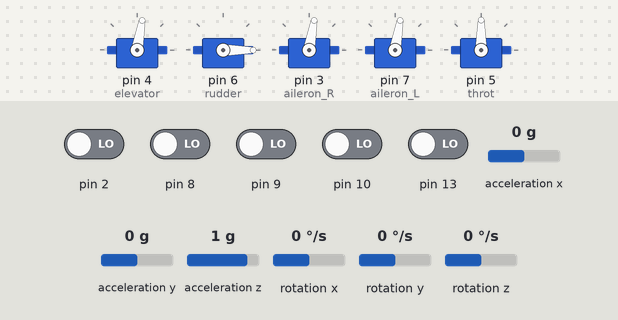
Bench run of a sketch on a simulated Arduino Uno, built with avr-gcc and run on an emulated ATmega328P. Shown: 5 × servo. The test bench sets the inputs (shaded band); at power-on: pin 2, pin 8–10, pin 13 LOW, acceleration x 0 g, acceleration y 0 g, acceleration z 1 g, rotation x 0 °/s, rotation y 0 °/s, rotation z 0 °/s. The sensor or clock chip raises its interrupt line as the real part does.

Above: at 6.7 s.
6.8 s: acceleration x set to -1.4 g
At 7.02 s:
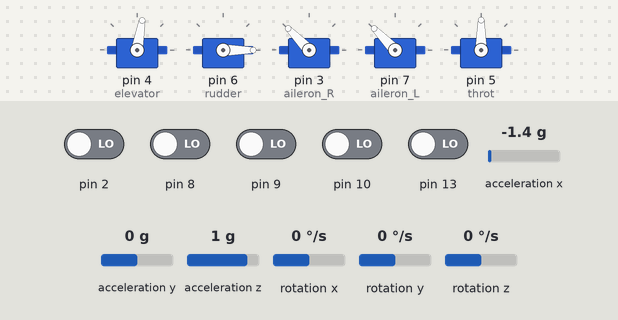
9.8 s: acceleration y set to -1.4 g
At 12.6 s:
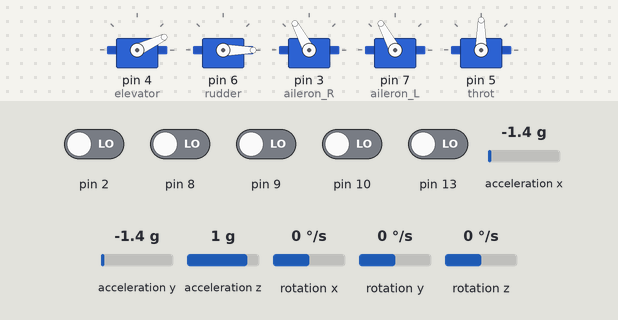
12.8 s: acceleration z set to -1.4 g
At 13.2 s:
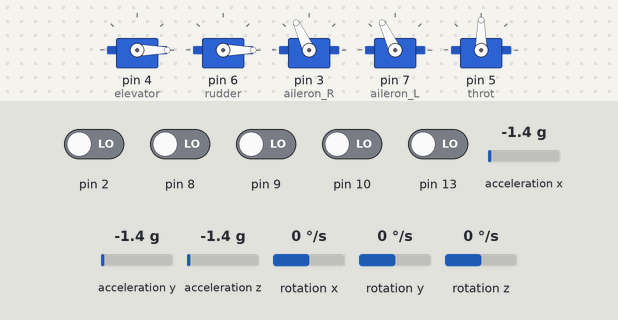
15.8 s: pin 8 driven HIGH
18.8 s: pin 9 driven HIGH
21.8 s: acceleration x set to 0 g
At 22.9 s:
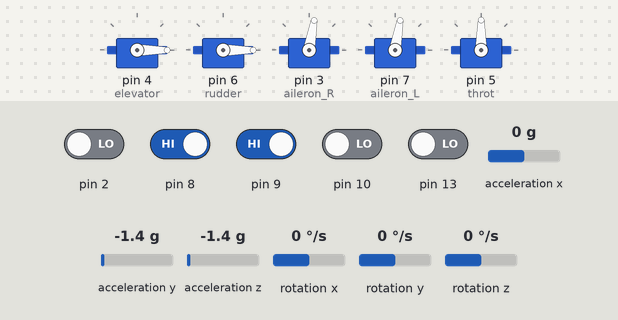
Timing chart, 0 to 25.8 s (numbered marks = the images above; inputs shaded):
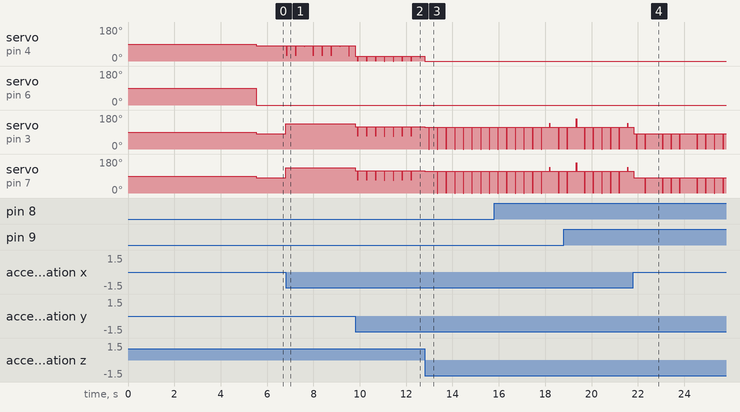

The sketch:

rcplane_flight_controller.ino
```cpp
#include <Wire.h>


#include <Servo.h>
#include "I2Cdev.h"
#include "MPU6050_6Axis_MotionApps20.h"
#include <Wire.h>
MPU6050 mpu;
// ======================================================================================

//===                           from i2cdev dmp lib                                   ===

// ======================================================================================

bool dmpReady = false;  // set true if DMP init was successful
uint8_t mpuIntStatus;   // holds actual interrupt status byte from MPU
uint8_t devStatus;      // return status after each device operation (0 = success, !0 = error)
uint16_t packetSize;    // expected DMP packet size (default is 42 bytes)
uint16_t fifoCount;     // count of all bytes currently in FIFO
uint8_t fifoBuffer[64]; // FIFO storage buffer

Quaternion q;
VectorFloat gravity;
float euler[3];
float ypr[3];
float pitch, roll;

unsigned long last_read_time;
float         last_x_angle;  // These are the filtered angles
float         last_y_angle;
float         last_z_angle;
float         last_gyro_x_angle;  // Store the gyro angles to compare drift
float         last_gyro_y_angle;
float         last_gyro_z_angle;


void set_last_read_angle_data(unsigned long time, float x, float y, float z, float x_gyro, float y_gyro, float z_gyro) {
  last_read_time = time;
  last_x_angle = x;
  last_y_angle = y;
  last_z_angle = z;
  last_gyro_x_angle = x_gyro;
  last_gyro_y_angle = y_gyro;
  last_gyro_z_angle = z_gyro;
}

inline unsigned long get_last_time() {
  return last_read_time;
}
inline float get_last_x_angle() {
  return last_x_angle;
}
inline float get_last_y_angle() {
  return last_y_angle;
}
inline float get_last_z_angle() {
  return last_z_angle;
}
inline float get_last_gyro_x_angle() {
  return last_gyro_x_angle;
}
inline float get_last_gyro_y_angle() {
  return last_gyro_y_angle;
}
inline float get_last_gyro_z_angle() {
  return last_gyro_z_angle;
}

//  Use the following global variables
//  to calibrate the gyroscope sensor and accelerometer readings
float    base_x_gyro = 0;
float    base_y_gyro = 0;
float    base_z_gyro = 0;
float    base_x_accel = 0;
float    base_y_accel = 0;
float    base_z_accel = 0;


// This global variable tells us how to scale gyroscope data
float    GYRO_FACTOR;

// This global varible tells how to scale acclerometer data
float    ACCEL_FACTOR;

// Variables to store the values from the sensor readings
int16_t ax, ay, az;
int16_t gx, gy, gz;

// Buffer for data output
char dataOut[256];
// ================================================================
// ===               INTERRUPT DETECTION ROUTINE                ===
// ================================================================

volatile bool mpuInterrupt = false;     // indicates whether MPU interrupt pin has gone high
void dmpDataReady() {
  mpuInterrupt = true;
}

// ================================================================
// ===                CALIBRATION_ROUTINE                       ===
// ================================================================
// Simple calibration - just average first few readings to subtract
// from the later data
void calibrate_sensors() {
  int       num_readings = 1000;

  // Discard the first reading (don't know if this is needed or
  // not, however, it won't hurt.)
  mpu.getMotion6(&ax, &ay, &az, &gx, &gy, &gz);

  // Read and average the raw values
  for (int i = 0; i < num_readings; i++) {
    mpu.getMotion6(&ax, &ay, &az, &gx, &gy, &gz);
    base_x_gyro += gx;
    base_y_gyro += gy;
    base_z_gyro += gz;
    base_x_accel += ax;
    base_y_accel += ay;
    base_y_accel += az;
  }

  base_x_gyro /= num_readings;
  base_y_gyro /= num_readings;
  base_z_gyro /= num_readings;
  base_x_accel /= num_readings;
  base_y_accel /= num_readings;
  base_z_accel /= num_readings;
}


// ======================================================================================

// ======================================================================================

int8_t elevator = 4, rudder = 6, aileron_R = 3, aileron_L = 7, throt = 5; // initialising pin no's for servos
Servo Throttle, Elevator, Rudder, Aileron_R, Aileron_L;
uint16_t rx_ch[7], chmin[7] = {1500, 1500, 1500, 1500, 1500, 1500, 1500}, chmax[7] = {1800, 1800, 1800, 1800, 1800, 1800, 1800}, rfmin[7], rfmax[7]; // GIVING INITIAL VALUES
int16_t chm[7];
uint16_t count = 0;
byte last_ch[7];
bool flag_arm = 0, failsafe = 1, flag_accelval = 0, flag_calib = 0;// failsafe=1 ==> transmitter not calibrated,after calibration failsafe=1.
int16_t x = 500;
unsigned long timer[7];
float a, k;
float time_prev, time_curr, time_elapsed;

const float r2d = 180 * 7 / 22;
float throttle;
float pid_p_kp, pid_p_ki, pid_p_kd;
float pid_r_kp, pid_r_ki, pid_r_kd;
int8_t i;
void int_initialise();
void readSensors();

void arming();
void disarming();
float pitch_offset = 0, roll_offset = 0;
float ro, pi;
int8_t pitch_lim = 9;


void setup()
{
  Wire.begin();
  int_initialise();
  while (!Serial);

  devStatus = mpu.dmpInitialize();


  if (devStatus == 0) {
    // turn on the DMP, now that it's ready
    mpu.setDMPEnabled(true);

    // enable Arduino interrupt detection
    attachInterrupt(0, dmpDataReady, RISING);
    mpuIntStatus = mpu.getIntStatus();

    // set our DMP Ready flag so the main loop() function knows it's okay to use it
    dmpReady = true;

    // Set the full scale range of the gyro
    uint8_t FS_SEL = 0;
    //mpu.setFullScaleGyroRange(FS_SEL);

    // get default full scale value of gyro - may have changed from default
    // function call returns values between 0 and 3
    uint8_t READ_FS_SEL = mpu.getFullScaleGyroRange();
    GYRO_FACTOR = 131.0 / (FS_SEL + 1);


    // get default full scale value of accelerometer - may not be default value.
    // Accelerometer scale factor doesn't reall matter as it divides out
    uint8_t READ_AFS_SEL = mpu.getFullScaleAccelRange();
    //ACCEL_FACTOR = 16384.0/(AFS_SEL + 1);

    // Set the full scale range of the accelerometer
    //uint8_t AFS_SEL = 0;
    //mpu.setFullScaleAccelRange(AFS_SEL);

    // get expected DMP packet size for later comparison
    packetSize = mpu.dmpGetFIFOPacketSize();
  }


  calibrate_sensors();
  set_last_read_angle_data(millis(), 0, 0, 0, 0, 0, 0);


  pid_p_kp = 1    ; pid_p_kd = 0; pid_p_ki = 0;
  pid_r_kp = 1; pid_r_kd = 0; pid_r_ki = 0;                                                            //coefficients of pid
  a = -0.52;                                                                                            //complementary filter coeffiient


  Elevator.attach(elevator);                                      //Attaching servos to respective control surfaces
  Rudder.attach(rudder);
  Aileron_R.attach(aileron_R);
  Aileron_L.attach(aileron_L);
  Throttle.attach(throt);

  for (i = 0; i < 100; i++)
  {
    //delay(1);
    readSensors();
    roll_offset += roll;
    pitch_offset += pitch;

  }
  roll_offset /= i;
  pitch_offset  /=  i;

}

//////////////////////////////////////////////////           loop           ///////////////////////////////////////////


void loop()
{
  float pid_p_setpoint, pid_p_curr_value;
  float pid_p_prev_error, pid_p_error;
  float pid_r_setpoint, pid_r_curr_value;
  float pid_r_prev_error, pid_r_error;
  float pid_p_p_error, pid_p_i_error, pid_p_d_error;
  float pid_r_p_error, pid_r_i_error, pid_r_d_error;

  if (rx_ch[4] <= 1200 && rx_ch[3] > 1800 && rx_ch[1] > 1800 && rx_ch[2] <= 1200) //
  {
    failsafe == 0;
    //calibration();
  }

  readSensors();
  if (flag_arm == 0)
    arming();

  pid_p_setpoint = chm[2];

  pid_r_setpoint = chm[1];

  pid_p_curr_value = pitch - pitch_offset;
  pid_r_curr_value = roll - roll_offset;

  //////////////////////////////////////////////////////////////////////////////////////////////////////////////////////////////////////////////


  pid_p_p_error = pid_p_curr_value - pid_p_setpoint;
  pid_p_d_error = (pid_p_p_error - pid_p_prev_error);
  pid_p_i_error += pid_p_p_error;

  pid_p_error = pid_p_kp * pid_p_p_error + pid_p_kd * pid_p_d_error + pid_p_ki * pid_p_i_error;

  pid_p_prev_error = pid_p_p_error;

  if (pid_p_error < -80)
    pid_p_error = -80;
  else if (pid_p_error > 80)
    pid_p_error = 80;


  //////////////////////////////////////////////////////////////////////////////////////////////////////////////


  /////////////////////////////////////////////////////////////////////////////////////////////////////////////////////////////////////////////////
  pid_r_p_error = pid_r_curr_value - pid_r_setpoint;
  pid_r_d_error = (pid_r_p_error - pid_r_prev_error);
  pid_r_i_error += pid_r_p_error;

  pid_r_error = pid_r_kp * pid_r_p_error + pid_r_kd * pid_r_d_error + pid_r_ki * pid_r_i_error;

  pid_r_prev_error = pid_r_p_error;

  if (pid_r_error < -80)
    pid_r_error = -80;
  else if (pid_r_error > 80)
    pid_r_error = 80;


  ////////////////////////////////////////////////////////////////////////////////////////////////////////////////


  Aileron_R.write((int)(80 - pid_r_error)); //servo pointing towards fusilage
  Aileron_L.write((int)(80 - pid_r_error));  //servo pointing towards fusilage
  Elevator.write((int)(80 + pid_p_error));   // servo on right side away from fusilage
  Rudder.write(chm[4]);
  if (flag_arm == 1 && failsafe == 0)
  {

    Throttle.writeMicroseconds(chm[3]);
    //  Serial.print(throttle);
    //Serial.print("\t");

    disarming();
  }

}


////////////////////////////                ini_init                    ///////////////////////////////////////////////////
void int_initialise()
{
  PCICR |= (1 << PCIE0); // pin change interrupt for DIGITAL PINS ON UNO 8,9,10,11
  PCMSK0 |= (1 << PCINT0); //enables interrupt for pin 8
  PCMSK0 |= (1 << PCINT1); //enables interrupt for pin 9
  PCMSK0 |= (1 << PCINT2); //enables interrupt for pin 10
  PCMSK0 |= (1 << PCINT5); //enables interrupt for pin 13
}


/////////////////////////////                 INTERRUPUTS               ////////////////////////////////////
ISR(PCINT0_vect)    {
  ///////////////////          channel 1           /////////////////////
  if (last_ch[1] == 0 && (PINB & 0b00000001))        //checking state of digital pin 13
  {
    last_ch[1] = 1;
    timer[1] = micros();

  }
  else if (last_ch[1] == 1 && !(PINB & 0b00000001))
  {

    last_ch[1] = 0;
    rx_ch[1] = micros() - timer[1];
    // Serial.print(rx_ch[1]);
    if ((rx_ch[1] <= chmin[1]) && (rx_ch[1] > 990))
      chmin[1] = rx_ch[1];
    if ((rx_ch[1] >= chmax[1]) && (rx_ch[1] < 2050))
      chmax[1] = rx_ch[1];

    if (rx_ch[1] < 990)
      rx_ch[1] = chmin[1];
    chm[1] = (((float)(rx_ch[1] - chmin[1]) / (float)(chmax[1] - chmin[1])) * 160) - 80 ; // chm[]= mapped values of channels


  }
  ///////////////////                 channel 2            ////////////////////
  if (last_ch[2] == 0 && (PINB & 0b00000010))        //checking state of digital pin 14
  {
    last_ch[2] = 1;
    timer[2] = micros();
  }
  else if (last_ch[2] == 1 && !(PINB & 0b00000010))
  {
    last_ch[2] = 0;
    rx_ch[2] = micros() - timer[2];
    if ((rx_ch[2] <= chmin[2]) && (rx_ch[2] > 940))
      chmin[2] = rx_ch[2];
    if ((rx_ch[2] >= chmax[2]) && (rx_ch[2] < 2100))
      chmax[2] = rx_ch[2];
    if (rx_ch[2] < 940)
      rx_ch[2] = chmin[2];
    chm[2] = (((float)(rx_ch[2] - chmin[2]) / (float)(chmax[2] - chmin[2])) * 2 * pitch_lim ) - pitch_lim ; // chm[]= mapped values of channels
  }
  ///////////////////             channel 3                     /////////////////////
  if (last_ch[3] == 0 && (PINB & 0b00000100))        //checking state of digital pin 11
  {
    last_ch[3] = 1;
    timer[3] = micros();
  }
  else if (last_ch[3] == 1 && !(PINB & 0b00000100))
  {
    last_ch[3] = 0;
    rx_ch[3] = micros() - timer[3];
    chm[3] = rx_ch[3];


  }
  ///////////////////              channel 4               /////////////////////
  if (last_ch[4] == 0 && (PINB & 0b00100000))        //checking state of digital pin 10
  {
    last_ch[4] = 1;
    timer[4] = micros();
  }
  else if (last_ch[4] == 1 && !(PINB & 0b00100000))
  {
    last_ch[4] = 0;
    rx_ch[4] = micros() - timer[4];
    if ((rx_ch[4] <= chmin[4]) && (rx_ch[4] > 990))
      chmin[4] = rx_ch[4];
    if ((rx_ch[4] >= chmax[4]) && (rx_ch[4] < 2030))
      chmax[4] = rx_ch[4];
    if (rx_ch[4] < 990)
      rx_ch[4] = chmin[4];
    chm[4] = (((float)(rx_ch[4] - chmin[4]) / (float)(chmax[4] - chmin[4])) * 160) - 80 ; // chm[]= mapped values of channels
  }

}
//////////////////////////////////////            arming               //////////////////////////////////
void arming()
{

  if ((chm[3] < 1100 && chm[4] > 70) && failsafe == 0)
  {
    count++;
    //Serial.println(count);
    if (count > x)
    { Serial.println("armed");
      flag_arm = 1;
      ////Serial.println("armed");

    }
  }
  else if (chm[4] < 70 && chm[4] > -70)
  { count = 0;
  }
}

////////////////////////////             disarming             //////////////////////////////////////////////
void disarming()
{
  if (chm[3] < 1100 && chm[4] < -70 && flag_accelval == 0)
  {
    count++;
    if (count > x)
    { Serial.println("disarmed");
      flag_arm = 0;
      //  Serial.println("armed");
    }
  }
  else if (chm[4] > -70 && chm[4] < 70)
  {
    count = 0;
  }
}


////////////////////////////           readsensor          ///////////////////////////////
void readSensors()
{

  const float RADIANS_TO_DEGREES = 57.2958; //180/3.14159

  // if programming failed, don't try to do anything
  if (!dmpReady) return;
  unsigned long t_now = millis();


  float gyro_z;
  while (!mpuInterrupt && fifoCount < packetSize) {

    // Keep calculating the values of the complementary filter angles for comparison with DMP here
    // Read the raw accel/gyro values from the MPU-6050
    mpu.getMotion6(&ax, &ay, &az, &gx, &gy, &gz);

    // Get time of last raw data read
    unsigned long t_now = millis();

    // Remove offsets and scale gyro data
    float gyro_x = (gx - base_x_gyro) / GYRO_FACTOR;
    float gyro_y = (gy - base_y_gyro) / GYRO_FACTOR;
    gyro_z = (gz - base_z_gyro) / GYRO_FACTOR;
    float accel_x = ax; // - base_x_accel;
    float accel_y = ay; // - base_y_accel;
    float accel_z = az; // - base_z_accel;


    float accel_angle_y = atan(-1 * accel_x / sqrt(pow(accel_y, 2) + pow(accel_z, 2))) * RADIANS_TO_DEGREES;
    float accel_angle_x = atan(accel_y / sqrt(pow(accel_x, 2) + pow(accel_z, 2))) * RADIANS_TO_DEGREES;
    float accel_angle_z = 0;

    // Compute the (filtered) gyro angles
    float dt = (t_now - get_last_time()) / 1000.0;
    float gyro_angle_x = gyro_x * dt + get_last_x_angle();
    float gyro_angle_y = gyro_y * dt + get_last_y_angle();
    float gyro_angle_z = gyro_z * dt + get_last_z_angle();

    // Compute the drifting gyro angles
    float unfiltered_gyro_angle_x = gyro_x * dt + get_last_gyro_x_angle();
    float unfiltered_gyro_angle_y = gyro_y * dt + get_last_gyro_y_angle();
    float unfiltered_gyro_angle_z = gyro_z * dt + get_last_gyro_z_angle();


  }


  // reset interrupt flag and get INT_STATUS byte
  mpuInterrupt = false;
  mpuIntStatus = mpu.getIntStatus();

  // get current FIFO count
  fifoCount = mpu.getFIFOCount();

  // check for overflow (this should never happen unless our code is too inefficient)
  if ((mpuIntStatus & 0x10) || fifoCount == 1024) {
    // reset so we can continue cleanly
    mpu.resetFIFO();

    // otherwise, check for DMP data ready interrupt (this should happen frequently)
  } else if (mpuIntStatus & 0x02) {
    // wait for correct available data length, should be a VERY short wait
    while (fifoCount < packetSize) fifoCount = mpu.getFIFOCount();

    // read a packet from FIFO
    mpu.getFIFOBytes(fifoBuffer, packetSize);

    // track FIFO count here in case there is > 1 packet available
    // (this lets us immediately read more without waiting for an interrupt)
    fifoCount -= packetSize;

    // Obtain Euler angles from buffer
    //mpu.dmpGetQuaternion(&q, fifoBuffer);
    //mpu.dmpGetEuler(euler, &q);

    // Obtain YPR angles from buffer
    mpu.dmpGetQuaternion(&q, fifoBuffer);
    mpu.dmpGetGravity(&gravity, &q);
    mpu.dmpGetYawPitchRoll(ypr, &q, &gravity);
  }

  roll = (ypr[1] * r2d) - (ypr[2] * r2d) * sin(gyro_z * 0.000001066) ; // corrected values

  pitch = (ypr[2] * r2d) + (ypr[1] * r2d) * sin(gyro_z * 0.000001066);


}
```

Measured:
- after the input at 6.8 s, servo on pin 3 (aileron_R), servo on pin 7 (aileron_L): 80° → 134° at once
- after the input at 9.8 s, servo on pin 3 (aileron_R), servo on pin 7 (aileron_L): 134° → 118° at once, then repeats every 0.39 s: 68° 0.01 s, 118° 0.38 s
